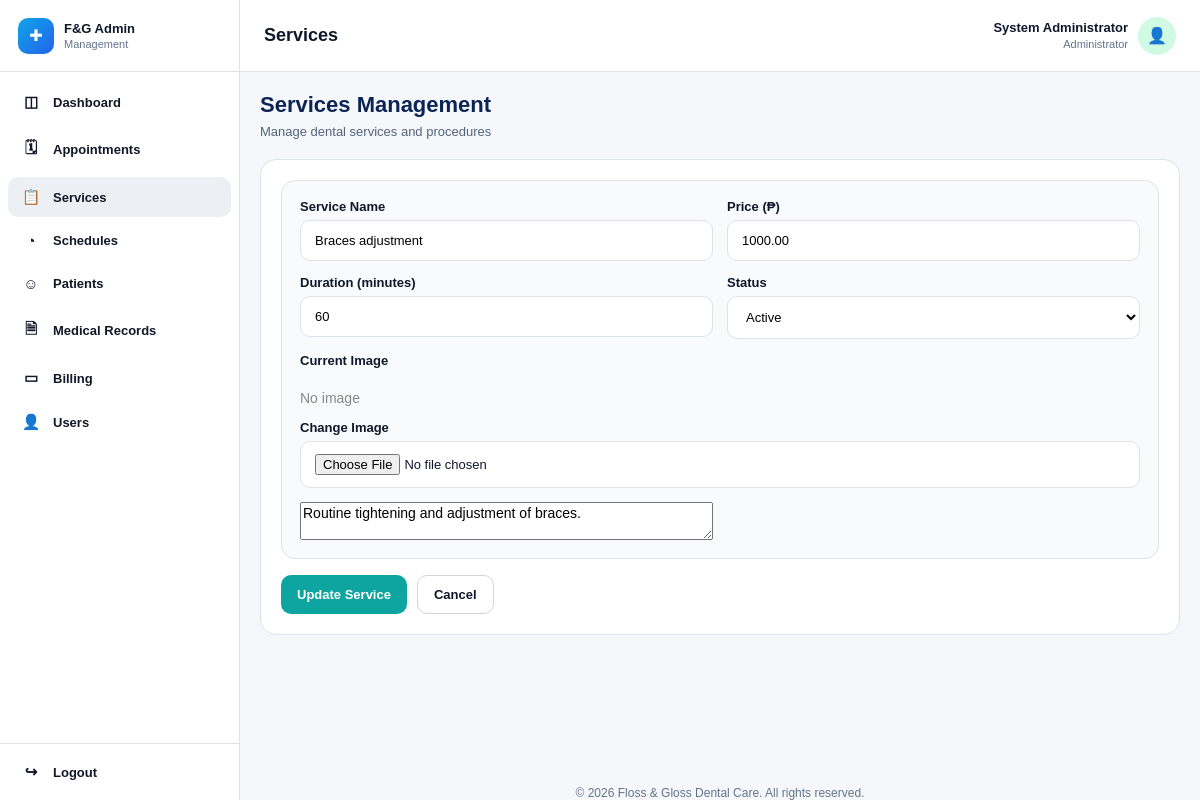
Page /admin/edit-service.php?service_id=12 (signed in) on the committed database.
### tables this page shows
CREATE TABLE `staff_profiles` (
  `staff_id` int(11) NOT NULL,
  `user_id` int(11) NOT NULL,
  `first_name` varchar(100) NOT NULL,
  `middle_name` varchar(100) DEFAULT NULL,
  `last_name` varchar(100) NOT NULL,
  `position` varchar(100) DEFAULT NULL,
  `created_by` int(11) DEFAULT NULL,
  `created_at` timestamp NOT NULL DEFAULT current_timestamp(),
  `updated_at` timestamp NOT NULL DEFAULT current_timestamp() ON UPDATE current_timestamp()
);

CREATE TABLE `users` (
  `user_id` int(11) NOT NULL,
  `role` enum('patient','staff','system_admin','dentist') NOT NULL,
  `email` varchar(150) NOT NULL,
  `phone` varchar(20) DEFAULT NULL,
  `password_hash` varchar(255) NOT NULL,
  `account_status` enum('active','inactive','deactivated','suspended') NOT NULL DEFAULT 'active',
  `email_verified` tinyint(1) NOT NULL DEFAULT 0,
  `created_at` timestamp NOT NULL DEFAULT current_timestamp(),
  `updated_at` timestamp NOT NULL DEFAULT current_timestamp() ON UPDATE current_timestamp()
);

CREATE TABLE `services` (
  `service_id` int(11) NOT NULL,
  `service_name` varchar(150) NOT NULL,
  `description` text DEFAULT NULL,
  `image_path` varchar(255) DEFAULT NULL,
  `duration_minutes` int(11) NOT NULL DEFAULT 30,
  `price` decimal(10,2) NOT NULL DEFAULT 0.00,
  `is_active` tinyint(1) NOT NULL DEFAULT 1,
  `created_by` int(11) DEFAULT NULL,
  `created_at` timestamp NOT NULL DEFAULT current_timestamp(),
  `updated_at` timestamp NOT NULL DEFAULT current_timestamp() ON UPDATE current_timestamp()
);

### admin/edit-service.php (the view, shortened to what this page needs)
<?php
require_once '../config/database.php';
$user_id = $_SESSION['user_id'];
$service_id = (int)($_GET['service_id'] ?? 0);
$admin_name = "Admin Staff";
$admin_role = "Administrator";
$admin_sql = "
    SELECT u.role, sp.first_name, sp.last_name
    FROM users u
    LEFT JOIN staff_profiles sp ON u.user_id = sp.user_id
    WHERE u.user_id = ?
    LIMIT 1
";
$admin_stmt = mysqli_prepare($conn, $admin_sql);
mysqli_stmt_bind_param($admin_stmt, "i", $user_id);
mysqli_stmt_execute($admin_stmt);
$admin_result = mysqli_stmt_get_result($admin_stmt);
if ($admin_result && mysqli_num_rows($admin_result) > 0) {
    $admin_row = mysqli_fetch_assoc($admin_result);
    $name = trim(($admin_row['first_name'] ?? '') . ' ' . ($admin_row['last_name'] ?? ''));
    if ($name !== '') {
        $admin_name = $name;
    }
    if (($admin_row['role'] ?? '') === 'system_admin') {
        $admin_role = 'Administrator';
    } elseif (($admin_row['role'] ?? '') === 'staff') {
        $admin_role = 'Staff';
    }
}
$service_sql = "SELECT * FROM services WHERE service_id = ? LIMIT 1";
$service_stmt = mysqli_prepare($conn, $service_sql);
mysqli_stmt_bind_param($service_stmt, "i", $service_id);
mysqli_stmt_execute($service_stmt);
$service_result = mysqli_stmt_get_result($service_stmt);
$service = mysqli_fetch_assoc($service_result);
include("../includes/admin-header.php");
include("../includes/admin-sidebar.php");
?>
<div class="main-area">
    <div class="topbar">
        <h1>Services</h1>
        <div class="admin-user">
            <div class="admin-meta">
                <strong><?php echo htmlspecialchars($admin_name); ?></strong>
                <span><?php echo htmlspecialchars($admin_role); ?></span>
            </div>
            <div class="admin-avatar">👤</div>
        </div>
    </div>
    <div class="content">
        <div class="services-top">
            <div>
                <h2>Services Management</h2>
                <p>Manage dental services and procedures</p>
            </div>
        </div>
        <section class="panel">
            <div class="service-form-wrap">
                <form method="POST" action="../actions/service-actions.php" enctype="multipart/form-data">
                    <div class="service-form-grid">
                        <div class="form-group">
                            <label>Service Name</label>
                            <input
                                type="text"
                                name="service_name"
                                value="<?php echo htmlspecialchars($service['service_name']); ?>"
                                required
                            >
                        </div>
                        <div class="form-group">
                            <label>Price (₱)</label>
                            <input
                                type="number"
                                name="price"
                                step="0.01"
                                min="0"
                                value="<?php echo htmlspecialchars($service['price']); ?>"
                                required
                            >
                        </div>
                        <div class="form-group">
                            <label>Duration (minutes)</label>
                            <input
                                type="number"
                                name="duration_minutes"
                                min="1"
                                value="<?php echo (int)$service['duration_minutes']; ?>"
                                required
                            >
                        </div>
                        <div class="form-group">
                            <label>Status</label>
                            <select name="is_active" required>
                                <option value="1" <?php echo ((int)$service['is_active'] === 1) ? 'selected' : ''; ?>>Active</option>
                            </select>
                        </div>
                        <div class="form-group full">
                        <label>Current Image</label><br>
                        <?php if (!empty($service['image_path'])): ?>
                            <img src="<?php echo htmlspecialchars($service['image_path']); ?>"
                                style="width:120px;height:120px;object-fit:cover;border-radius:10px;border:1px solid #ddd;">
                        <?php else: ?>
                            <span style="color:#888;">No image</span>
                        <?php endif; ?>
                    </div>
                    <div class="form-group full">
                        <label>Change Image</label>
                        <input type="file" name="image" accept="image/*">
                    </div>
                            <textarea name="description" required><?php echo htmlspecialchars($service['description'] ?? ''); ?></textarea>
                        </div>
                    </div>
                    <div class="form-actions">
                        <button type="submit" class="btn-save">Update Service</button>
                        <a href="manage-services.php" class="btn-cancel">Cancel</a>
                    </div>
            </div>
        <div style="flex: 1;"></div>
        <?php include("../includes/admin-footer.php"); ?>

### includes/admin-header.php (style rules this page uses)
* { box-sizing: border-box; font-family: Arial, sans-serif; }
html, body { margin: 0; padding: 0; background: #f5f7fb; color: #0f172a; font-size: 14px; }
a { text-decoration: none; color: inherit; }
button, input, select, textarea { font: inherit; }

### includes/admin-sidebar.php (style rules this page uses)
.main-area { flex: 1; min-width: 0; margin-left: 240px; min-height: 100vh; display: flex; flex-direction: column; }

### admin/edit-service.php (style rules this page uses)
.topbar { position: sticky; top: 0; z-index: 900; min-height: 72px; background: #ffffff; border-bottom: 1px solid #dbe2ea; padding: 12px 24px; display: flex; justify-content: space-between; align-items: center; gap: 16px; }
.topbar h1 { margin: 0; font-size: 18px; font-weight: 700; }
.admin-user { display: flex; align-items: center; gap: 10px; }
.admin-meta { text-align: right; }
.admin-meta strong { display: block; font-size: 13px; }
.admin-meta span { color: #64748b; font-size: 11px; }
.admin-avatar { width: 38px; height: 38px; border-radius: 50%; background: #d1fae5; color: #059669; display: flex; align-items: center; justify-content: center; font-size: 16px; }
.content { flex: 1; display: flex; flex-direction: column; padding: 20px; }
.panel { background: #ffffff; border: 1px solid #dde3ea; border-radius: 16px; padding: 20px; }
.services-top { display: flex; justify-content: space-between; align-items: flex-start; gap: 20px; margin-bottom: 20px; }
.services-top h2 { margin: 0; font-size: 22px; color: #0b2454; }
.services-top p { margin: 6px 0 0; color: #52637a; font-size: 13px; }
.service-form-wrap { display: block; background: #f8fafc; border: 1px solid #dde3ea; border-radius: 14px; padding: 18px; }
.service-form-grid { display: grid; grid-template-columns: 1fr 1fr; gap: 14px; }
.form-group.full { grid-column: 1 / -1; }
.form-group label { display: block; margin-bottom: 6px; font-size: 13px; font-weight: 700; }
.form-group input, .form-group textarea, .form-group select { width: 100%; padding: 12px 14px; border: 1px solid #dbe2ea; border-radius: 10px; font-size: 13px; background: #fff; box-sizing: border-box; }
.form-actions { margin-top: 16px; display: flex; gap: 10px; }
.btn-save, .btn-cancel { display: inline-flex; align-items: center; justify-content: center; padding: 11px 16px; border-radius: 10px; font-weight: 700; font-size: 13px; cursor: pointer; text-decoration: none; }
.btn-save { border: none; background: #0ea5a0; color: #fff; }
.btn-cancel { border: 1px solid #d1d5db; background: #fff; color: #111827; }

### rows in the picture
staff_profiles: admin_name "System Administrator", created_by.role "Administrator"
services: service_name "Braces adjustment", price "1000.00", duration_minutes "60", is_active "Active", description "Routine tightening and adjustment of braces."
